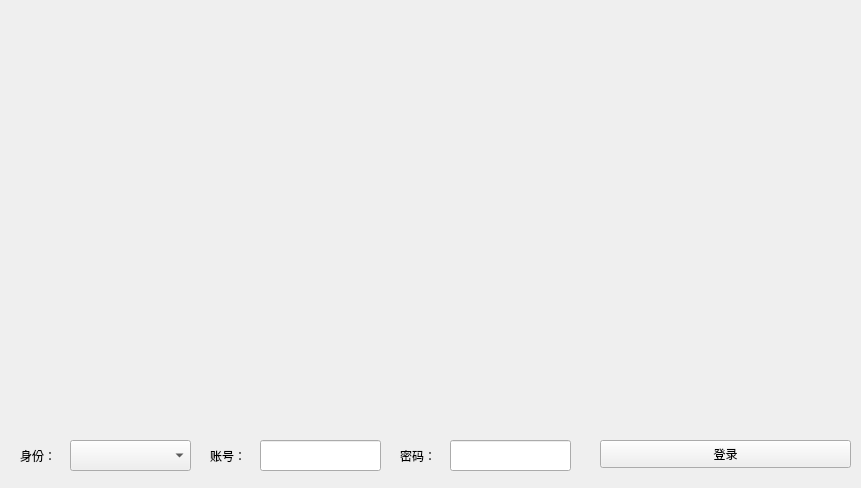
<?xml version="1.0" encoding="UTF-8"?>
<ui version="4.0">
 <class>MainWindow</class>
 <widget class="QMainWindow" name="MainWindow">
  <property name="geometry">
   <rect>
    <x>0</x>
    <y>0</y>
    <width>861</width>
    <height>488</height>
   </rect>
  </property>
  <property name="sizePolicy">
   <sizepolicy hsizetype="Fixed" vsizetype="Fixed">
    <horstretch>0</horstretch>
    <verstretch>0</verstretch>
   </sizepolicy>
  </property>
  <property name="acceptDrops">
   <bool>false</bool>
  </property>
  <property name="windowTitle">
   <string>MainWindow</string>
  </property>
  <widget class="QWidget" name="centralWidget">
   <widget class="QComboBox" name="comboBox_type">
    <property name="geometry">
     <rect>
      <x>70</x>
      <y>440</y>
      <width>121</width>
      <height>31</height>
     </rect>
    </property>
   </widget>
   <widget class="QLineEdit" name="lineEdit_id">
    <property name="geometry">
     <rect>
      <x>260</x>
      <y>440</y>
      <width>121</width>
      <height>31</height>
     </rect>
    </property>
    <property name="inputMask">
     <string/>
    </property>
    <property name="text">
     <string/>
    </property>
   </widget>
   <widget class="QLabel" name="label_id">
    <property name="geometry">
     <rect>
      <x>210</x>
      <y>440</y>
      <width>51</width>
      <height>31</height>
     </rect>
    </property>
    <property name="text">
     <string>账号：</string>
    </property>
    <property name="scaledContents">
     <bool>false</bool>
    </property>
   </widget>
   <widget class="QLineEdit" name="lineEdit_password">
    <property name="geometry">
     <rect>
      <x>450</x>
      <y>440</y>
      <width>121</width>
      <height>31</height>
     </rect>
    </property>
    <property name="inputMask">
     <string/>
    </property>
    <property name="echoMode">
     <enum>QLineEdit::Password</enum>
    </property>
   </widget>
   <widget class="QLabel" name="label_password">
    <property name="geometry">
     <rect>
      <x>400</x>
      <y>440</y>
      <width>51</width>
      <height>31</height>
     </rect>
    </property>
    <property name="text">
     <string>密码：</string>
    </property>
   </widget>
   <widget class="QPushButton" name="btn_login">
    <property name="geometry">
     <rect>
      <x>600</x>
      <y>440</y>
      <width>251</width>
      <height>28</height>
     </rect>
    </property>
    <property name="text">
     <string>登录</string>
    </property>
   </widget>
   <widget class="QLabel" name="label_type">
    <property name="geometry">
     <rect>
      <x>20</x>
      <y>440</y>
      <width>51</width>
      <height>31</height>
     </rect>
    </property>
    <property name="text">
     <string>身份：</string>
    </property>
    <property name="scaledContents">
     <bool>false</bool>
    </property>
   </widget>
   <widget class="QLabel" name="label_picture">
    <property name="geometry">
     <rect>
      <x>20</x>
      <y>20</y>
      <width>821</width>
      <height>411</height>
     </rect>
    </property>
    <property name="text">
     <string/>
    </property>
   </widget>
  </widget>
 </widget>
 <layoutdefault spacing="6" margin="11"/>
 <resources/>
 <connections/>
</ui>
